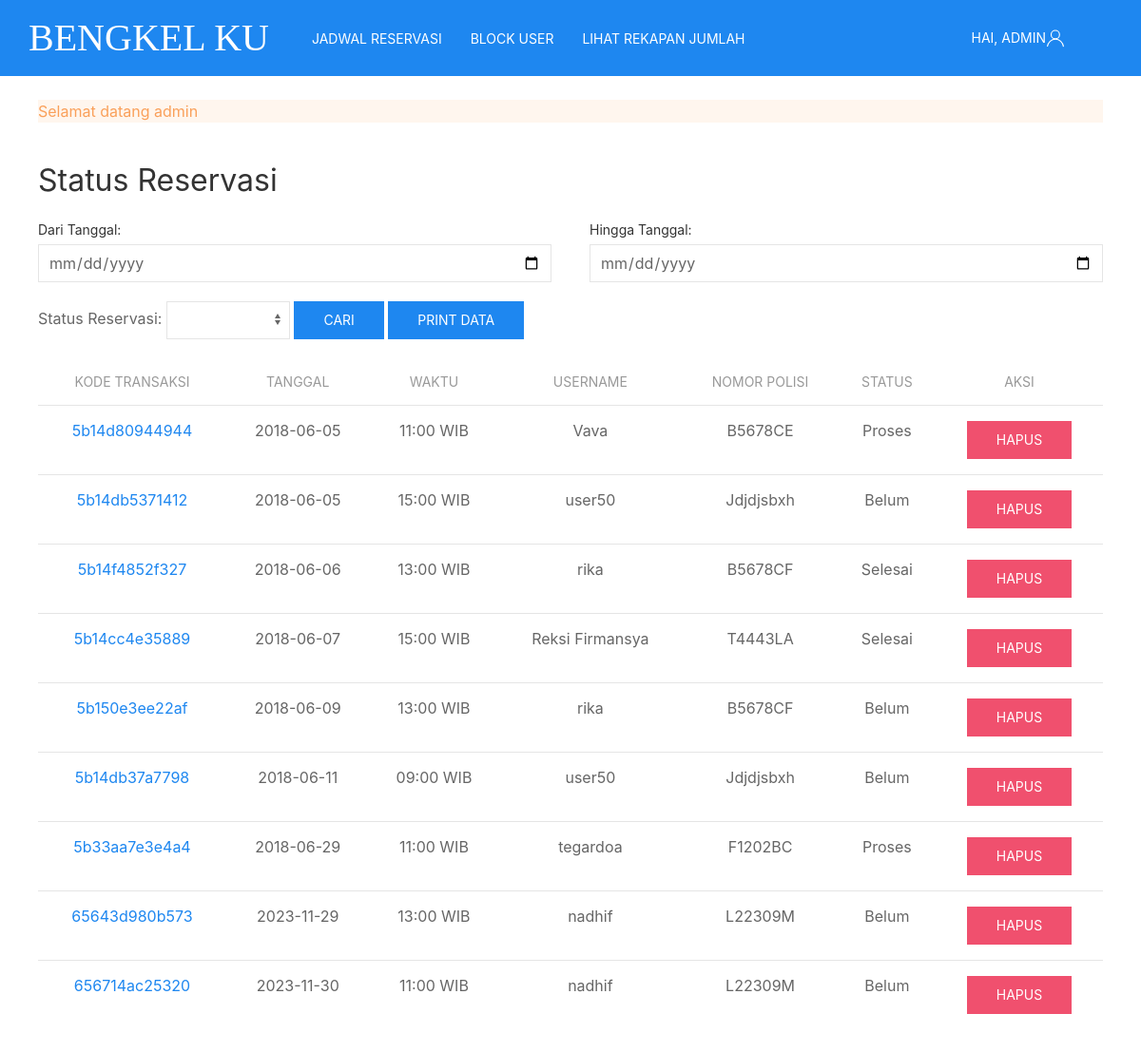
The app's page /ProjekAkhir/admin/admin_jadwal_reservasi.php (signed in) with its own data.
### tables this page shows
CREATE TABLE `transaksi` (
  `kode_transaksi` varchar(15) NOT NULL,
  `tanggal` date NOT NULL,
  `kode_jadwal` varchar(7) NOT NULL,
  `username` varchar(15) NOT NULL,
  `no_polisi` varchar(10) NOT NULL,
  `status` enum('Belum','Proses','Selesai','Batal') NOT NULL
);

CREATE TABLE `jadwal` (
  `kode_jadwal` varchar(7) NOT NULL,
  `waktu` varchar(9) NOT NULL
);

### ProjekAkhir/admin/admin_jadwal_reservasi.php (the view, shortened to what this page needs)
<?php
    include 'action/koneksi.php';
    $from_date = $to_date = $status = "";
    $where_clause = "";
?>
<html>
<head>
    <link rel="stylesheet" type="text/css" href="../css/bengkel.css">
</head>
<body>
<nav class="uk-navbar-container" style="background-color:rgb(30,135,240);" uk-navbar>
    <div class="uk-navbar-left">
        <ul class="uk-navbar-nav">
            <li class="uk-active"><a href="admin_index.php" style="color:white; padding:30px; font-size: 40px;font-family:rockwell;">Bengkel Ku</a></li>
            <?php
                if(empty($_SESSION["username_adm"])){
                } elseif(isset($_SESSION["username_adm"])){
                    echo "<li><a href='admin_jadwal_reservasi.php' style='color:white'>Jadwal Reservasi</a></li>";
                    echo "<li><a href='admin_block_user.php' style='color:white;'>Block User</a></li>";
                    echo "<li><a href='admin_jumlah.php' style='color:white;'>Lihat Rekapan Jumlah</a></li>";
                }
            ?>
        </ul>
    </div>
    <div class="uk-navbar-right">
        <ul class="uk-navbar-nav">
            <li>
                <?php
                    if(empty($_SESSION["username_adm"])){
                        echo "<a href='#'' class='uk-icon-link uk-margin-small-left' uk-icon='user' style='color:white; padding-right:80px;'>Login</a>";
                    } elseif(isset($_SESSION["username_adm"])){
                        $akun = $_SESSION["username_adm"];
                        echo "<a href='#' class='uk-icon-link uk-margin-small-left' uk-icon='user' style='color:white; padding-right:80px;'>Hai, $akun</a>";
                    }
                ?>
            </li>
        </ul>
    </div>
</nav>
<div class="uk-container" style="padding-top:25px;">
    <?php
        include "action/act_alert_admin.php";
    ?>
    <h2>Status Reservasi</h2>
    <div class="uk-container">
        <form class="uk-form-stacked" action="#" method="POST" autocomplete="off">
            <div class="uk-grid uk-margin">
                <div class="uk-width-1-2">
                    <label class="uk-form-label" for="from_date">Dari Tanggal:</label>
                    <input class="uk-input" type="date" name="from_date" id="from_date" value="<?php echo $from_date; ?>" required>
                </div>
                <div class="uk-width-1-2">
                    <label class="uk-form-label" for="to_date">Hingga Tanggal:</label>
                    <input class="uk-input" type="date" name="to_date" id="to_date" value="<?php echo $to_date; ?>" required>
                </div>
            </div>
            <div class="uk-form-controls uk-margin">
                Status Reservasi:
                <select class="uk-select uk-form-width-small" id="form-stacked-select" name="status" required>
                    <option></option>
                    <option <?php echo ($status == 'Belum') ? 'selected' : ''; ?>>Belum</option>
                </select>
                <button class="uk-button uk-button-primary" type="submit" name="button">Cari</button>
                <button href="#" onclick="printChart()" class="uk-button uk-button-primary">Print Data</button>
            </div>
        </form>
        <table class="uk-table uk-table-responsive uk-table-hover uk-table-divider">
            <thead>
                <tr>
                    <th><center>Kode Transaksi</center></th>
                    <th><center>Tanggal</center></th>
                    <th><center>Waktu</center></th>
                    <th><center>Username</center></th>
                    <th><center>Nomor Polisi</center></th>
                    <th><center>Status</center></th>
                    <th><center>Aksi</center></th>
                </tr>
            </thead>
            <tbody>
                <?php
                    $query = "SELECT * FROM transaksi
                              INNER JOIN jadwal ON transaksi.kode_jadwal = jadwal.kode_jadwal
                              $where_clause
                              ORDER BY tanggal, waktu, kode_transaksi ASC";
                    $data = mysqli_query($koneksi, $query) or die(mysqli_error($koneksi));
                    foreach ($data as $baris) { ?>
                        <tr>
                            <td><center><a href="admin_transaksi_page.php?kode_transaksi=<?php echo $baris['kode_transaksi']?>"><?php echo $baris['kode_transaksi']?></center></td>
                            <td><center><?php echo $baris['tanggal']?></center></td>
                            <td><center><?php echo $baris['waktu']?></center></td>
                            <td><center><?php echo $baris['username']?></center></td>
                            <td><center><?php echo $baris['no_polisi']?></center></td>
                            <td><center><?php echo $baris['status']?></center></td>
                            <td><center>
                                <a class="uk-button uk-button-danger" href="action/act_delete_status_reservasi_admin.php?kode_transaksi=<?php echo $baris['kode_transaksi']?>">Hapus</a>
                            </center></td>
                        </tr>
                    <?php }
                ?>
            </tbody>
        </table>
    </div>
</div>
<br>
</body>
</html>

### ProjekAkhir/admin/action/act_alert_admin.php (shortened to what this page needs)
<?php
	if(isset($_SESSION["alert"])) {	?>
		<div class="uk-alert-warning">
			<?php echo $_SESSION["alert"]; ?>
		</div>
		<?php
		 }
		?>

### records on screen
transaksi: kode_transaksi "5b14d80944944", tanggal "2018-06-05", kode_jadwal.waktu "11:00 WIB", username "Vava", no_polisi "B5678CE", status "Proses"
transaksi: kode_transaksi "5b14db5371412", tanggal "2018-06-05", kode_jadwal.waktu "15:00 WIB", username "user50", no_polisi "Jdjdjsbxh", status "Belum"
transaksi: kode_transaksi "5b14f4852f327", tanggal "2018-06-06", kode_jadwal.waktu "13:00 WIB", username "rika", no_polisi "B5678CF", status "Selesai"
transaksi: kode_transaksi "5b14cc4e35889", tanggal "2018-06-07", kode_jadwal.waktu "15:00 WIB", username "Reksi Firmansya", no_polisi "T4443LA", status "Selesai"
transaksi: kode_transaksi "5b150e3ee22af", tanggal "2018-06-09", kode_jadwal.waktu "13:00 WIB", username "rika", no_polisi "B5678CF", status "Belum"
transaksi: kode_transaksi "5b14db37a7798", tanggal "2018-06-11", kode_jadwal.waktu "09:00 WIB", username "user50", no_polisi "Jdjdjsbxh", status "Belum"
transaksi: kode_transaksi "5b33aa7e3e4a4", tanggal "2018-06-29", kode_jadwal.waktu "11:00 WIB", username "tegardoa", no_polisi "F1202BC", status "Proses"
transaksi: kode_transaksi "65643d980b573", tanggal "2023-11-29", kode_jadwal.waktu "13:00 WIB", username "nadhif", no_polisi "L22309M", status "Belum"
transaksi: kode_transaksi "656714ac25320", tanggal "2023-11-30", kode_jadwal.waktu "11:00 WIB", username "nadhif", no_polisi "L22309M", status "Belum"

### other values on screen
$akun "ADMIN"
$_SESSION["alert"] "Selamat datang admin"
